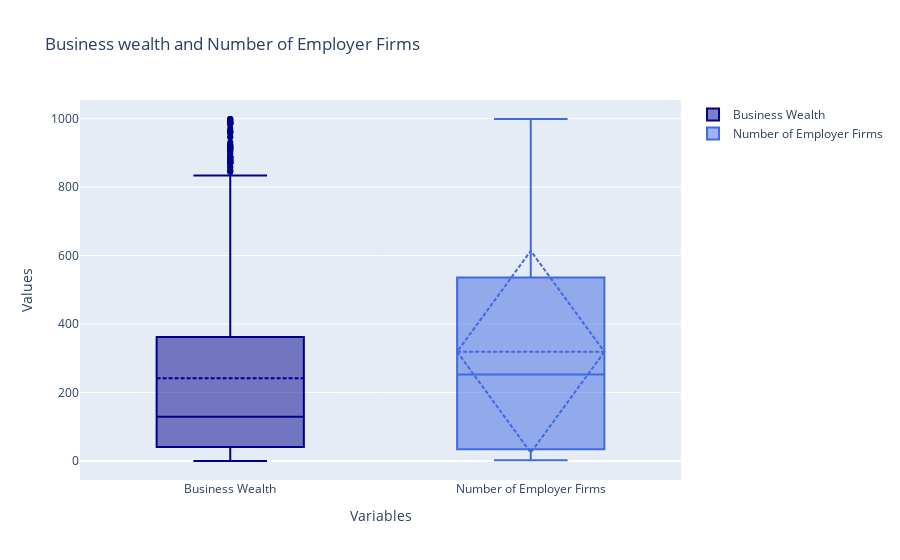

The cell this chart's notebook holds for it:
### Markdown cell above
The average Business sales and value of shipments , and revenue  was $241,000, and median was 129,000 in 2018.
average number of employer was 319, and medeian was 253 in 2018.
avearge employee in 2018 was 247

### Code cell
import plotly.graph_objects as go
mergedTables 

# Convert the 'Annual payroll' and 'Number of employer firms' columns to numeric values
mergedTables['Meaning of Sales, value of shipments, or revenue size of firms code (RCPSZFI_LABEL)']= pd.to_numeric(mergedTables['Annual payroll ($1,000) (PAYANN)'], errors='coerce')
mergedTables['Number of employer firms (FIRMPDEMP)'] = pd.to_numeric(mergedTables['Number of employer firms (FIRMPDEMP)'], errors='coerce')

# Sort the data in ascending order by the 'Annual payroll' column
mergedTables_sorted = mergedTables.sort_values('Meaning of Sales, value of shipments, or revenue size of firms code (RCPSZFI_LABEL)')

fig = go.Figure()

fig.add_trace(go.Box(
    y=mergedTables_sorted['Meaning of Sales, value of shipments, or revenue size of firms code (RCPSZFI_LABEL)'],
    name='Business Wealth',
    text=['Business Wealth'],
    marker_color='darkblue',
    boxmean=True # represent mean
))

fig.add_trace(go.Box(
    y=mergedTables_sorted['Number of employer firms (FIRMPDEMP)'],
    name='Number of Employer Firms',
    text=['Number of Employer Firms'],
    marker_color='royalblue',
    boxmean='sd' # represent mean and standard deviation
))
fig.update_layout(
    title="Business wealth and Number of Employer Firms",
    xaxis=dict(title="Variables"),
    yaxis=dict(title="Values")
)

fig.show()

### Figure 1 — Plotly figure (JSON) as saved in the notebook; plotly's stock layout.template omitted (floating-point values rounded to 4 significant figures; data arrays with more than 128 entries replaced by an {"elided": "..."} marker saying what was removed)
{"data": [{"boxmean": true, "marker": {"color": "darkblue"}, "name": "Business Wealth", "text": ["Business Wealth"], "type": "box", "y": {"elided": "28074 int values"}}, {"boxmean": "sd", "marker": {"color": "royalblue"}, "name": "Number of Employer Firms", "text": ["Number of Employer Firms"], "type": "box", "y": {"elided": "28074 int values"}}], "layout": {"title": {"text": "Business wealth and Number of Employer Firms"}, "xaxis": {"title": {"text": "Variables"}}, "yaxis": {"title": {"text": "Values"}}}}
